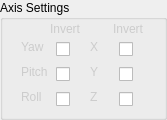
        <widget class="QGroupBox" name="groupGlobalSettings">
         <property name="geometry">
          <rect>
           <x>251</x>
           <y>18</y>
           <width>167</width>
           <height>120</height>
          </rect>
         </property>
         <property name="minimumSize">
          <size>
           <width>0</width>
           <height>120</height>
          </size>
         </property>
         <property name="maximumSize">
          <size>
           <width>65535</width>
           <height>120</height>
          </size>
         </property>
         <property name="title">
          <string>Axis Settings</string>
         </property>
         <widget class="QLabel" name="lblSensYaw">
          <property name="geometry">
           <rect>
            <x>21</x>
            <y>39</y>
            <width>25</width>
            <height>16</height>
           </rect>
          </property>
          <property name="minimumSize">
           <size>
            <width>25</width>
            <height>0</height>
           </size>
          </property>
          <property name="maximumSize">
           <size>
            <width>150</width>
            <height>16777215</height>
           </size>
          </property>
          <property name="layoutDirection">
           <enum>Qt::RightToLeft</enum>
          </property>
          <property name="styleSheet">
           <string notr="true">color:#ccc;
background:none;</string>
          </property>
          <property name="text">
           <string>Yaw</string>
          </property>
         </widget>
         <widget class="QLabel" name="lblInvert1_2">
          <property name="geometry">
           <rect>
            <x>113</x>
            <y>21</y>
            <width>35</width>
            <height>16</height>
           </rect>
          </property>
          <property name="minimumSize">
           <size>
            <width>0</width>
            <height>0</height>
           </size>
          </property>
          <property name="maximumSize">
           <size>
            <width>35</width>
            <height>16777215</height>
           </size>
          </property>
          <property name="styleSheet">
           <string notr="true">color:#ccc;
background:none;</string>
          </property>
          <property name="text">
           <string>Invert</string>
          </property>
         </widget>
         <widget class="QCheckBox" name="chkInvertZ">
          <property name="geometry">
           <rect>
            <x>119</x>
            <y>89</y>
            <width>25</width>
            <height>21</height>
           </rect>
          </property>
          <property name="styleSheet">
           <string notr="true">background:none;</string>
          </property>
          <property name="text">
           <string/>
          </property>
         </widget>
         <widget class="QCheckBox" name="chkInvertY">
          <property name="geometry">
           <rect>
            <x>119</x>
            <y>64</y>
            <width>25</width>
            <height>21</height>
           </rect>
          </property>
          <property name="styleSheet">
           <string notr="true">background:none;</string>
          </property>
          <property name="text">
           <string/>
          </property>
         </widget>
         <widget class="QCheckBox" name="chkInvertPitch">
          <property name="geometry">
           <rect>
            <x>56</x>
            <y>64</y>
            <width>25</width>
            <height>21</height>
           </rect>
          </property>
          <property name="styleSheet">
           <string notr="true">background:none;</string>
          </property>
          <property name="text">
           <string/>
          </property>
         </widget>
         <widget class="QLabel" name="lblInvert1_3">
          <property name="geometry">
           <rect>
            <x>50</x>
            <y>21</y>
            <width>35</width>
            <height>16</height>
           </rect>
          </property>
          <property name="minimumSize">
           <size>
            <width>0</width>
            <height>0</height>
           </size>
          </property>
          <property name="maximumSize">
           <size>
            <width>35</width>
            <height>16777215</height>
           </size>
          </property>
          <property name="styleSheet">
           <string notr="true">color:#ccc;
background:none;</string>
          </property>
          <property name="text">
           <string>Invert</string>
          </property>
         </widget>
         <widget class="QCheckBox" name="chkInvertYaw">
          <property name="geometry">
           <rect>
            <x>56</x>
            <y>39</y>
            <width>25</width>
            <height>21</height>
           </rect>
          </property>
          <property name="styleSheet">
           <string notr="true">background:none;</string>
          </property>
          <property name="text">
           <string/>
          </property>
         </widget>
         <widget class="QCheckBox" name="chkInvertRoll">
          <property name="geometry">
           <rect>
            <x>56</x>
            <y>89</y>
            <width>25</width>
            <height>21</height>
           </rect>
          </property>
          <property name="styleSheet">
           <string notr="true">background:none;</string>
          </property>
          <property name="text">
           <string/>
          </property>
         </widget>
         <widget class="QLabel" name="lblSensX">
          <property name="geometry">
           <rect>
            <x>90</x>
            <y>39</y>
            <width>25</width>
            <height>16</height>
           </rect>
          </property>
          <property name="minimumSize">
           <size>
            <width>25</width>
            <height>0</height>
           </size>
          </property>
          <property name="maximumSize">
           <size>
            <width>150</width>
            <height>16777215</height>
           </size>
          </property>
          <property name="layoutDirection">
           <enum>Qt::RightToLeft</enum>
          </property>
          <property name="styleSheet">
           <string notr="true">color:#ccc;
background:none;</string>
          </property>
          <property name="text">
           <string>X</string>
          </property>
         </widget>
         <widget class="QLabel" name="lblSensY">
          <property name="geometry">
           <rect>
            <x>90</x>
            <y>64</y>
            <width>25</width>
            <height>16</height>
           </rect>
          </property>
          <property name="minimumSize">
           <size>
            <width>25</width>
            <height>0</height>
           </size>
          </property>
          <property name="maximumSize">
           <size>
            <width>150</width>
            <height>16777215</height>
           </size>
          </property>
          <property name="layoutDirection">
           <enum>Qt::RightToLeft</enum>
          </property>
          <property name="styleSheet">
           <string notr="true">color:#ccc;
background:none;</string>
          </property>
          <property name="text">
           <string>Y</string>
          </property>
         </widget>
         <widget class="QLabel" name="lblSensZ">
          <property name="geometry">
           <rect>
            <x>90</x>
            <y>89</y>
            <width>25</width>
            <height>16</height>
           </rect>
          </property>
          <property name="minimumSize">
           <size>
            <width>25</width>
            <height>0</height>
           </size>
          </property>
          <property name="maximumSize">
           <size>
            <width>150</width>
            <height>16777215</height>
           </size>
          </property>
          <property name="layoutDirection">
           <enum>Qt::RightToLeft</enum>
          </property>
          <property name="styleSheet">
           <string notr="true">color:#ccc;
background:none;</string>
          </property>
          <property name="text">
           <string>Z</string>
          </property>
         </widget>
         <widget class="QLabel" name="lblSensPitch">
          <property name="geometry">
           <rect>
            <x>21</x>
            <y>64</y>
            <width>31</width>
            <height>16</height>
           </rect>
          </property>
          <property name="minimumSize">
           <size>
            <width>25</width>
            <height>0</height>
           </size>
          </property>
          <property name="maximumSize">
           <size>
            <width>150</width>
            <height>16777215</height>
           </size>
          </property>
          <property name="layoutDirection">
           <enum>Qt::RightToLeft</enum>
          </property>
          <property name="styleSheet">
           <string notr="true">color:#ccc;
background:none;</string>
          </property>
          <property name="text">
           <string>Pitch</string>
          </property>
         </widget>
         <widget class="QLabel" name="lblSensRoll">
          <property name="geometry">
           <rect>
            <x>21</x>
            <y>89</y>
            <width>25</width>
            <height>16</height>
           </rect>
          </property>
          <property name="minimumSize">
           <size>
            <width>25</width>
            <height>0</height>
           </size>
          </property>
          <property name="maximumSize">
           <size>
            <width>150</width>
            <height>16777215</height>
           </size>
          </property>
          <property name="layoutDirection">
           <enum>Qt::RightToLeft</enum>
          </property>
          <property name="styleSheet">
           <string notr="true">color:#ccc;
background:none;</string>
          </property>
          <property name="text">
           <string>Roll</string>
          </property>
         </widget>
         <widget class="QCheckBox" name="chkInvertX">
          <property name="geometry">
           <rect>
            <x>119</x>
            <y>39</y>
            <width>25</width>
            <height>21</height>
           </rect>
          </property>
          <property name="styleSheet">
           <string notr="true">background:none;</string>
          </property>
          <property name="text">
           <string/>
          </property>
         </widget>
        </widget>
